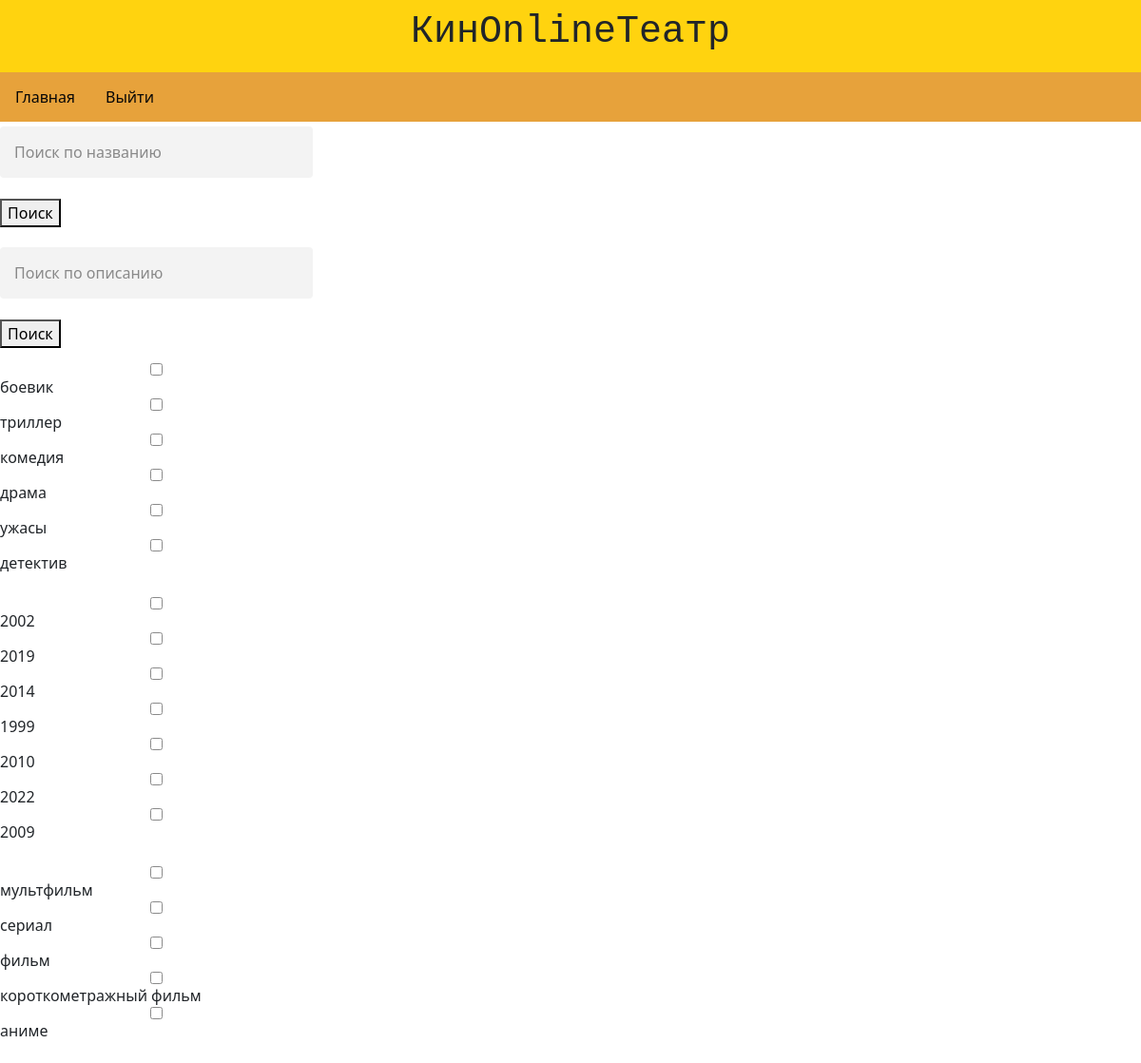
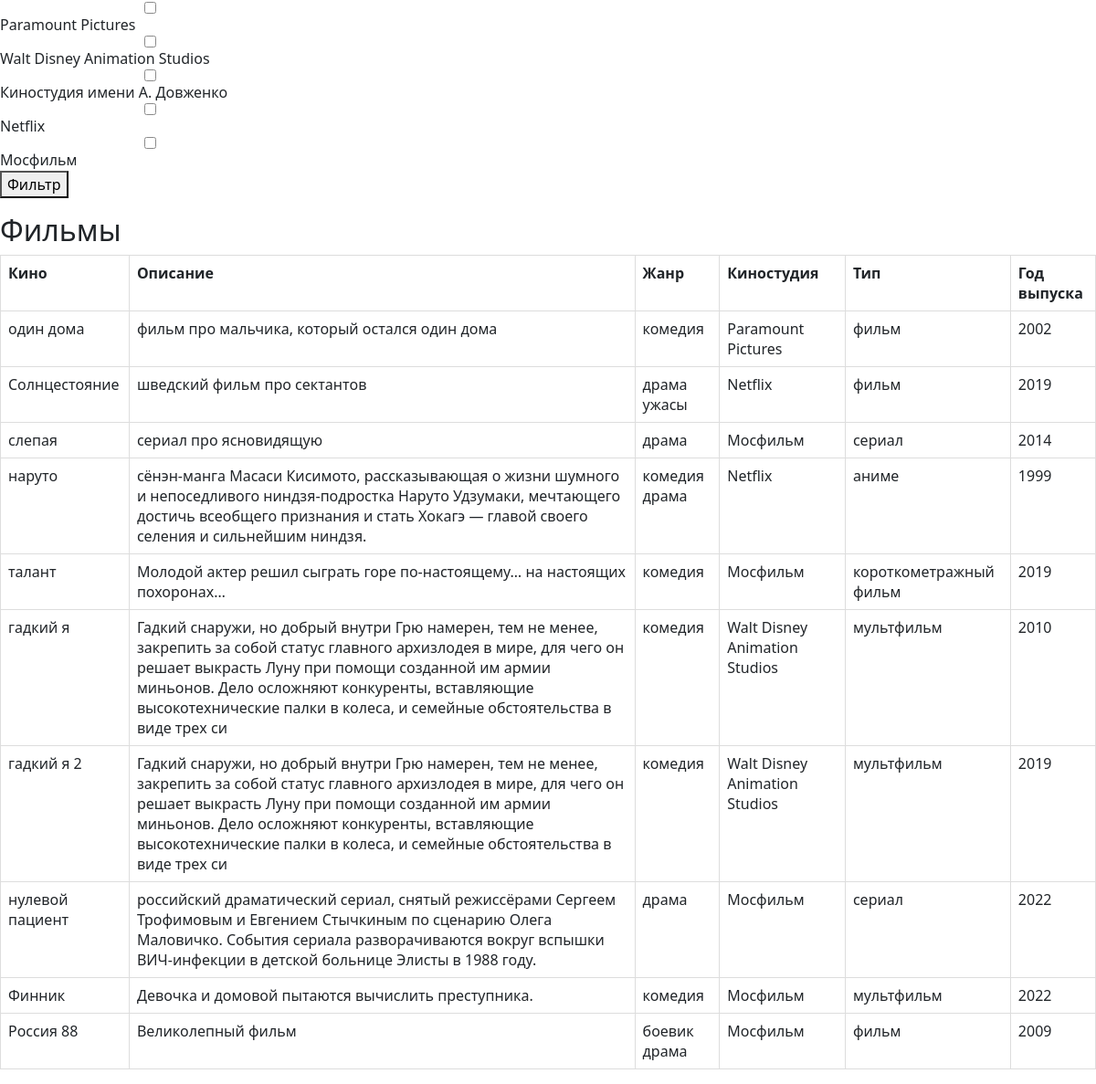
/filter/, run on the app's committed database (2 pictures, top to bottom).
### main/models.py (models this page shows, shortened)
class Zhanr(models.Model):
    name = models.CharField('жанр', max_length=20)

class KinoType(models.Model):
    typename = models.CharField('выберите тип', max_length=40)

class Studio(models.Model):
    name = models.CharField('название студии', max_length=40)

class Kino(models.Model):
    title = models.CharField('название фильма', max_length=50)
    desc = models.CharField('описание фильма', max_length=300)
    genres = models.ManyToManyField(Zhanr, default=None,related_name="genres")
    studio = models.ForeignKey(Studio, on_delete=models.CASCADE, default=None, related_name="studio")
    type = models.ForeignKey(KinoType, on_delete=models.CASCADE, default=None, related_name="type")
    year = models.IntegerField(default=2000)
    class Meta:
        verbose_name = 'фильм'
        verbose_name_plural = 'фильмы'

### main/views.py (the view)
# urls.py: path("filter/", views.FilterMoviesView.as_view(), name='filter'),
class FilterMoviesView(FilterView, ListView):
    def get_queryset(self):
        queryset = Kino.objects.all()
        if self.request.GET.getlist("year"):
            queryset = queryset.filter(Q(year__in=self.request.GET.getlist("year")))
        if self.request.GET.getlist("genre"):
            queryset = queryset.filter(Q(genres__in=self.request.GET.getlist("genre")))
        if self.request.GET.getlist("type"):
            queryset = queryset.filter(Q(type__in=self.request.GET.getlist("type")))
        if self.request.GET.getlist("studio"):
            queryset = queryset.filter(Q(studio__in=self.request.GET.getlist("studio")))
        if self.request.GET.getlist("FilmName"):
            queryset = queryset.filter(Q(title__istartswith=self.request.GET.getlist("FilmName")[0]))
        if self.request.GET.getlist("FilmDesc"):
            queryset = queryset.filter(Q(desc__icontains=self.request.GET.getlist("FilmDesc")[0]))
        return queryset.distinct()

### main/views.py (called while the page is built)
    def get_genres(self):
        return Zhanr.objects.all()

    def get_years(self):
        return Kino.objects.values("year").distinct()

    def get_types(self):
        return KinoType.objects.all()

    def get_studios(self):
        return Studio.objects.all()

### templates/main/kino_list.html (shortened to what this page needs)
{%load static%}
<html lang="en">
<head>
       <link rel="stylesheet" href="{% static 'main/css/style.css' %}">
    <link rel="stylesheet" href="https://cdn.jsdelivr.net/npm/bootstrap@5.1.3/dist/css/bootstrap.min.css"
>
</head>
<body>
<div class="header">
    <h1>КинОnlineТеатр</h1>
</div>
<div class="topnav">
    <a href="">Главная</a>
    <a href="{% url 'logout' %}">Выйти</a>
</div>
<label class="custom-checkbox">
<form action="{% url 'filter' %}" method="get">
 <input name="FilmName" type="text" placeholder="Поиск по названию">
     <button type="submit">Поиск</button>
</form>
<form action="{% url 'filter' %}" method="get">
 <input name="FilmDesc" type="text" placeholder="Поиск по описанию">
     <button type="submit">Поиск</button>
</form>
    <form action="{% url 'filter' %}" method="get">
        {% for genre in view.get_genres %}
            {% if genre.id != 1 %}
        <div>
                    <input type="checkbox" name="genre" value="{{ genre.id }}">
                    <span >{{ genre.name }}</span>
        </div>
            {% endif %}
        {% endfor %}
        <br>
         {% for year in view.get_years %}
             <div>
                 <input type="checkbox" name="year" value="{{ year.year }}">
                <span >{{  year.year }}</span>
             </div>
         {% endfor %}
        <br>
     {% for types in view.get_types %}
                <div>
                    <input type="checkbox" name="type" value="{{ types.id }}">
                    <span >{{ types.typename }}</span>
                </div>
        {% endfor %}
        <br>
    {% for studios in view.get_studios %}
                <div>
                    <input type="checkbox" name="studio" value="{{ studios.id }}">
                    <span >{{ studios.name }}</span>
                </div>
        {% endfor %}
     <button type="submit">Фильтр</button>
     </form>
</label>
<h2>Фильмы</h2>
{% if kino_list %}
<table class="table">
    <tr>
        <th> Кино</th>
        <th> Описание</th>
        <th> Жанр</th>
        <th> Киностудия</th>
        <th> Тип </th>
        <th>Год выпуска</th>
    </tr>
    {% for el in kino_list %}
    <tr>
            <td> {{ el.title }}</td>
         <td>{{ el.desc }}</td>
         <td>
              {% for genre in el.genres.all %}
                  {{ genre.name }}
              {% endfor %}
         </td>
        <td>{{ el.studio.name }}</td>
        <td>{{ el.type.typename }}</td>
        <td>{{ el.year }}</td>
    </tr>
    {% endfor %}
</table>
{% else %}
<p>У нас нет фильмов(((</p>
{% endif %}
</body>
</html>

### main/static/main/css/style.css (style rules this page uses)
body { margin: 0; }
.header { background-color: #ffd30f; text-align: center; padding: 10px; }
.topnav { overflow: hidden; background-color: rgb(231, 162, 59); }
.topnav a { float: left; display: block; color: #070707; text-align: center; padding: 14px 16px; text-decoration: none; }
.header { font-family: "Lucida Console", "Courier New", monospace; }
* { box-sizing: border-box }
input, .btn { width: 100%; padding: 12px; border: none; border-radius: 4px; margin: 5px 0; opacity: 0.85; display: inline-block; font-size: 17px; line-height: 20px; text-decoration: none; }
input[type=text], input[type=password] { width: 100%; padding: 15px; margin: 5px 0 22px 0; display: inline-block; border: none; background: #f1f1f1; }
a { color: dodgerblue; }
.table { width: 100%; margin-bottom: 20px; border: 1px solid #dddddd; border-collapse: collapse; }
.table th { font-weight: bold; padding: 5px; background: #860a0a; border: 1px solid #dddddd; }
.table td { border: 1px solid #dddddd; padding: 5px; }

### data on the page
Zhanr: name "боевик"
Zhanr: name "триллер"
Zhanr: name "комедия"
Zhanr: name "драма"
Zhanr: name "ужасы"
Zhanr: name "детектив"
KinoType: typename "мультфильм"
KinoType: typename "сериал"
KinoType: typename "фильм"
KinoType: typename "короткометражный фильм"
KinoType: typename "аниме"
Studio: name "Paramount Pictures"
Studio: name "Walt Disney Animation Studios"
Studio: name "Киностудия имени А. Довженко"
Studio: name "Netflix"
Studio: name "Мосфильм"
Kino: title "один дома", desc "фильм про мальчика, который остался один дома", studio.name "Paramount Pictures", type.typename "фильм", year "2002"
Kino: title "Солнцестояние", desc "шведский фильм про сектантов", studio.name "Netflix", type.typename "фильм", year "2019"
Kino: title "слепая", desc "сериал про ясновидящую", studio.name "Мосфильм", type.typename "сериал", year "2014"
Kino: title "наруто", desc "сёнэн-манга Масаси Кисимото, рассказывающая о жизни шумного и непоседливого ниндзя-подростка Наруто Удзумаки, мечтающего достичь всеобщего признания и стать Хокагэ — главой своего селения и сильнейшим ниндзя.", studio.name "Netflix", type.typename "аниме", year "1999"
Kino: title "талант", desc "Молодой актер решил сыграть горе по-настоящему… на настоящих похоронах…", studio.name "Мосфильм", type.typename "короткометражный фильм", year "2019"
Kino: title "гадкий я", desc "Гадкий снаружи, но добрый внутри Грю намерен, тем не менее, закрепить за собой статус главного архизлодея в мире, для чего он решает выкрасть Луну при помощи созданной им армии миньонов. Дело осложняют конкуренты, вставляющие высокотехнические палки в колеса, и семейные обстоятельства в виде трех си", studio.name "Walt Disney Animation Studios", type.typename "мультфильм", year "2010"
Kino: title "гадкий я 2", desc "Гадкий снаружи, но добрый внутри Грю намерен, тем не менее, закрепить за собой статус главного архизлодея в мире, для чего он решает выкрасть Луну при помощи созданной им армии миньонов. Дело осложняют конкуренты, вставляющие высокотехнические палки в колеса, и семейные обстоятельства в виде трех си", studio.name "Walt Disney Animation Studios", type.typename "мультфильм", year "2019"
Kino: title "нулевой пациент", desc "российский драматический сериал, снятый режиссёрами Сергеем Трофимовым и Евгением Стычкиным по сценарию Олега Маловичко. События сериала разворачиваются вокруг вспышки ВИЧ-инфекции в детской больнице Элисты в 1988 году.", studio.name "Мосфильм", type.typename "сериал", year "2022"
Kino: title "Финник", desc "Девочка и домовой пытаются вычислить преступника.", studio.name "Мосфильм", type.typename "мультфильм", year "2022"
Kino: title "Россия 88", desc "Великолепный фильм", studio.name "Мосфильм", type.typename "фильм", year "2009"

### other printed values
{{ year.year }} "2002" "2019" "2014" "1999" "2010" "2022" "2009"
